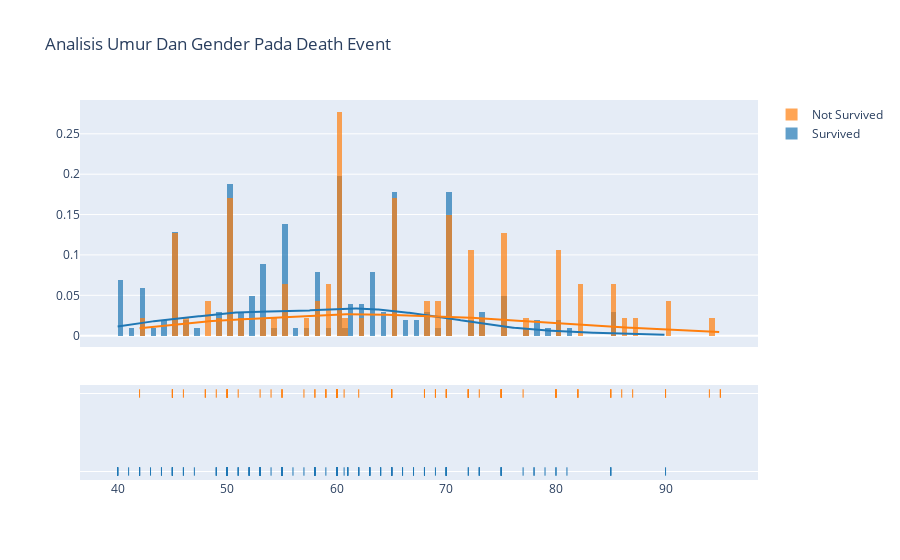

This figure's notebook cell:
### Markdown cell above
**Kesimpulan**

- Ada sekitar 132 pasien male yang selamat dan ada sekitar 62 pasien male yang tidak selamat
- Ada sekitar 71 pasien female yang selamat dan ada sekitar 34 pasien female yang tidak selamat

### Code cell
# Analisis Umur Dan Gender Pada Death Event

surv = df[df["DEATH_EVENT"]==0]["age"]
not_surv = df[df["DEATH_EVENT"]==1]["age"]
hist_data = [surv,not_surv]
group_labels = ['Survived', 'Not Survived']
fig = ff.create_distplot(hist_data, group_labels, bin_size=0.5)
fig.update_layout(
    title_text="Analisis Umur Dan Gender Pada Death Event")
fig.show()

### Figure 1 — Plotly figure (JSON) as saved in the notebook; plotly's stock layout.template omitted (floating-point values rounded to 4 significant figures; data arrays with more than 128 entries replaced by an {"elided": "..."} marker saying what was removed)
{"data": [{"autobinx": false, "histnorm": "probability density", "legendgroup": "Survived", "marker": {"color": "rgb(31, 119, 180)"}, "name": "Survived", "opacity": 0.7, "type": "histogram", "x": {"elided": "203 float values"}, "xaxis": "x", "xbins": {"end": 90, "size": 0.5, "start": 40}, "yaxis": "y"}, {"autobinx": false, "histnorm": "probability density", "legendgroup": "Not Survived", "marker": {"color": "rgb(255, 127, 14)"}, "name": "Not Survived", "opacity": 0.7, "type": "histogram", "x": [75, 55, 65, 50, 65, 90, 75, 60, 65, 80, 75, 62, 45, 50, 82, 87, 45, 70, 48, 65, 68, 75, 80, 95, 70, 58, 82, 94, 85, 50, 65, 69, 90, 82, 60, 70, 50, 70, 60, 50, 51, 60, 80, 57, 68, 53, 60, 70, 60, 95, 49, 72, 45, 50, 45, 60, 42, 72, 70, 65, 85, 69, 60, 60, 59, 60, 72, 85, 70, 86, 60, 46, 80, 72, 75, 72, 50, 45, 80, 59, 59, 65, 75, 58, 60.67, 50, 60, 45, 77, 48, 54, 73, 60, 55, 65, 55], "xaxis": "x", "xbins": {"end": 95, "size": 0.5, "start": 42}, "yaxis": "y"}, {"legendgroup": "Survived", "marker": {"color": "rgb(31, 119, 180)"}, "mode": "lines", "name": "Survived", "showlegend": false, "type": "scatter", "x": {"elided": "500 float values"}, "xaxis": "x", "y": {"elided": "500 float values"}, "yaxis": "y"}, {"legendgroup": "Not Survived", "marker": {"color": "rgb(255, 127, 14)"}, "mode": "lines", "name": "Not Survived", "showlegend": false, "type": "scatter", "x": {"elided": "500 float values"}, "xaxis": "x", "y": {"elided": "500 float values"}, "yaxis": "y"}, {"legendgroup": "Survived", "marker": {"color": "rgb(31, 119, 180)", "symbol": "line-ns-open"}, "mode": "markers", "name": "Survived", "showlegend": false, "type": "scatter", "x": {"elided": "203 float values"}, "xaxis": "x", "y": {"elided": "203 str values"}, "yaxis": "y2"}, {"legendgroup": "Not Survived", "marker": {"color": "rgb(255, 127, 14)", "symbol": "line-ns-open"}, "mode": "markers", "name": "Not Survived", "showlegend": false, "type": "scatter", "x": [75, 55, 65, 50, 65, 90, 75, 60, 65, 80, 75, 62, 45, 50, 82, 87, 45, 70, 48, 65, 68, 75, 80, 95, 70, 58, 82, 94, 85, 50, 65, 69, 90, 82, 60, 70, 50, 70, 60, 50, 51, 60, 80, 57, 68, 53, 60, 70, 60, 95, 49, 72, 45, 50, 45, 60, 42, 72, 70, 65, 85, 69, 60, 60, 59, 60, 72, 85, 70, 86, 60, 46, 80, 72, 75, 72, 50, 45, 80, 59, 59, 65, 75, 58, 60.67, 50, 60, 45, 77, 48, 54, 73, 60, 55, 65, 55], "xaxis": "x", "y": ["Not Survived", "Not Survived", "Not Survived", "Not Survived", "Not Survived", "Not Survived", "Not Survived", "Not Survived", "Not Survived", "Not Survived", "Not Survived", "Not Survived", "Not Survived", "Not Survived", "Not Survived", "Not Survived", "Not Survived", "Not Survived", "Not Survived", "Not Survived", "Not Survived", "Not Survived", "Not Survived", "Not Survived", "Not Survived", "Not Survived", "Not Survived", "Not Survived", "Not Survived", "Not Survived", "Not Survived", "Not Survived", "Not Survived", "Not Survived", "Not Survived", "Not Survived", "Not Survived", "Not Survived", "Not Survived", "Not Survived", "Not Survived", "Not Survived", "Not Survived", "Not Survived", "Not Survived", "Not Survived", "Not Survived", "Not Survived", "Not Survived", "Not Survived", "Not Survived", "Not Survived", "Not Survived", "Not Survived", "Not Survived", "Not Survived", "Not Survived", "Not Survived", "Not Survived", "Not Survived", "Not Survived", "Not Survived", "Not Survived", "Not Survived", "Not Survived", "Not Survived", "Not Survived", "Not Survived", "Not Survived", "Not Survived", "Not Survived", "Not Survived", "Not Survived", "Not Survived", "Not Survived", "Not Survived", "Not Survived", "Not Survived", "Not Survived", "Not Survived", "Not Survived", "Not Survived", "Not Survived", "Not Survived", "Not Survived", "Not Survived", "Not Survived", "Not Survived", "Not Survived", "Not Survived", "Not Survived", "Not Survived", "Not Survived", "Not Survived", "Not Survived", "Not Survived"], "yaxis": "y2"}], "layout": {"barmode": "overlay", "hovermode": "closest", "legend": {"traceorder": "reversed"}, "title": {"text": "Analisis Umur Dan Gender Pada Death Event"}, "xaxis": {"anchor": "y2", "domain": [0, 1], "zeroline": false}, "yaxis": {"anchor": "free", "domain": [0.35, 1], "position": 0}, "yaxis2": {"anchor": "x", "domain": [0, 0.25], "dtick": 1, "showticklabels": false}}}
